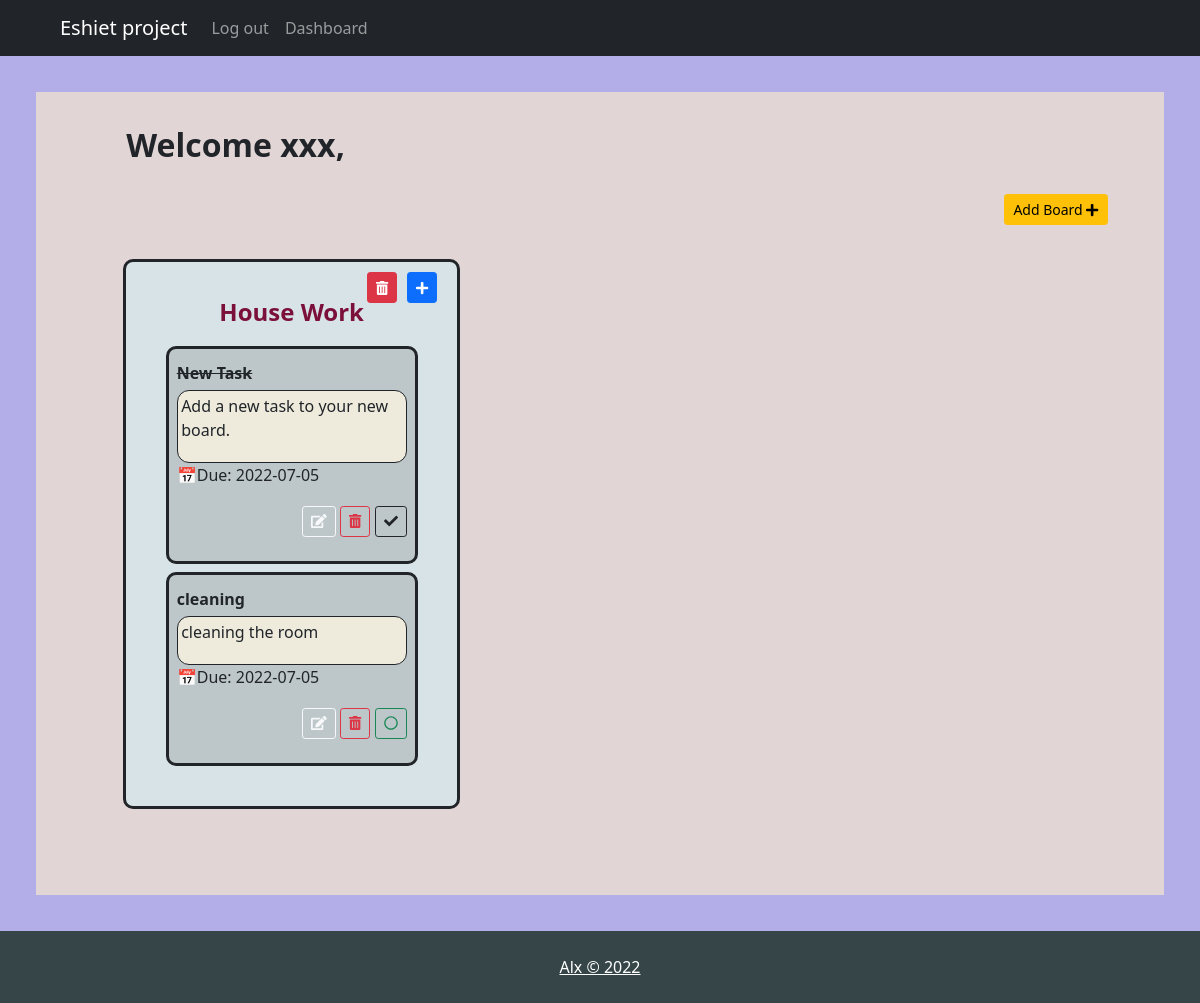
The app's page /dashboard/xxx (signed in) with its own data.
### main.py (models this page shows, shortened)
class User(UserMixin, db.Model):
    __tablename__ = "users"
    id = db.Column(db.Integer, primary_key=True)
    username = db.Column(db.String, nullable=False)
    email = db.Column(db.String, nullable=False, unique=True)
    password = db.Column(db.String, nullable=False, unique=True)
    tasks = relationship("Task", cascade="all,delete", backref="creator", lazy=True)
    subscriptions = db.relationship("Tag", secondary="association", backref=db.backref("subscribers", lazy="dynamic"))

class Tag(db.Model):
    __tablename__ = "tags"
    id = db.Column(db.Integer, primary_key=True)
    tag_name = db.Column(db.String, nullable=False, unique=True)
    tasks = relationship("Task", cascade="all,delete", backref="task_tag", lazy=True)

class Task(db.Model):
    __tablename__ = "tasks"
    id = db.Column(db.Integer, primary_key=True)
    title = db.Column(db.String, nullable=False)
    description = db.Column(db.String)
    due_date = db.Column(db.Date)
    progress = db.Column(db.Boolean, nullable=False)
    date_created = db.Column(db.Date, nullable=False)
    creator_id = db.Column(db.Integer, db.ForeignKey("users.id"))
    tag_id = db.Column(db.Integer, db.ForeignKey("tags.id"))

### main.py (the view)
@app.route("/dashboard/<username>")
@login_required
def show_dashboard(username):
    user_tasks = Task.query.filter_by(creator_id=current_user.id).all()
    user_tags = []
    for tag in Tag.query.all():
        if current_user in tag.subscribers:
            user_tags.append(tag)
    return render_template("dashboard-real.html", current_user=current_user, user_tasks=user_tasks, tags=user_tags)

### main.py (called while the page is built)
@login_manager.user_loader
def load_user(user_id):
    return User.query.get(user_id)

### templates/dashboard-real.html
{% include 'header.html' %}
</section>
<section class="dashboard-section">
    <div class="dashboard">
        <h1 style="margin-left: 8%;" class="dash-heading">Welcome {{ current_user.username }},</h1>
        <div class="boards">
            <a href="{{ url_for('add_new_tag') }}" type="button" class="add-board-btn btn btn-warning btn-sm">Add Board
                <i class="fas fa-plus"></i></a>
            {% for tag in tags %}
            <div class="board">
                <h3 class="tag-header">{{ tag.tag_name }}</h3>
                <div class="board-buttons">
                    <p style="text-align:right;">
                        <a style="position:absolute; right:20px; top:10px;" type="button"
                           href="{{ url_for('add_task') }}"
                           class="btn btn-primary btn-sm"><i class="fas fa-plus"></i></a>
                        <a style="position:absolute; right:60px; top:10px;" type="button"
                           href="{{ url_for('delete_tag', tag_id=tag.id) }}" class="btn btn-danger btn-sm"><i
                                class="fas fa-trash-alt"></i></a>
                    </p>
                </div>
                {% for task in user_tasks %}
                {% if task.tag_id == tag.id %}
                <div class="task-div">
                    {% if task.progress == 0 %}
                    <h3 class="task-name">{{ task.title }}</h3>
                    {% else %}
                    <h3 class="task-name" style="text-decoration: line-through;">{{ task.title }}</h3>
                    {% endif %}
                    <div class="desc-div">
                        <p class="task-desc">{{ task.description }}</p>
                    </div>
                    {% if not task.due_date is none %}
                    <p><b>📅</b>Due: {{ task.due_date }}</p>
                    {% endif %}
                    <div class="button-div">
                        <p style="text-align: right;">
                            <a type="button" href="{{ url_for('edit_task', task_id=task.id) }}"
                               class="edit-task-btn btn btn-outline-light btn-sm"><i class="fas fa-edit"></i></a>
                            <a href="{{ url_for('delete_task', task_id=task.id) }}" type="button"
                               class="delete-task-btn btn btn-outline-danger btn-sm"><i
                                    class="fas fa-trash-alt"></i></a>
                            {% if task.progress == 0 %}
                            <a href="{{ url_for('done', task_id=task.id) }}" type="button"
                               class="check-box btn btn-outline-success btn-sm"><i class="far fa-circle"></i></a>
                            {% else %}
                            <a href="{{ url_for('done', task_id=task.id) }}" type="button"
                               class="check-box btn btn-outline-dark btn-sm"><i class="fas fa-check"></i></a>
                            {% endif %}
                        </p>
                    </div>
                </div>
                {% endif %}
                {% endfor %}
            </div>
            {% endfor %}
        </div>
    </div>
</section>
{% include 'footer.html' %}

### static/styles.css (style rules this page uses)
.dashboard-section { background-color: #b4aee8; padding: 3%; }
.dashboard { background-color: #e2d5d5; padding-top: 3%; min-height: 500px; }
.button-div { text-align: right; padding-top: 3px; }
.dash-heading { font-size: 2rem; font-weight: bold; }
.boards { display: flex; overflow-x: auto; padding: 3%; background-color: #e2d5d5; position: relative; }
.board { text-align: center; min-height: 100%; min-width: 30%; margin: 5%; border: solid; height: auto; border-radius: 10px; padding: 3%; background-color: #d8e3e7; position: relative; }
.tag-header { font-size: 1.5rem; line-height: 1.5; font-weight: bold; color: #7b113a; }
.task-div { text-align: left; margin: 3%; padding: 3%; border: solid; -webkit-border-radius: 10px; border-radius: 10px; background-color: #bdc7c9; position: relative; }
.desc-div { padding: 1.5%; margin: auto; border: 1px solid; border-radius: 12px; background-color: #eeebdd; }
.task-name { margin: 3% 0; font-size: 1rem; font-weight: 600; line-height: 1.2; }
.add-board-btn { position: absolute; top: 3%; right: 5%; }
.edit-task-btn { font-weight: bold; text-align: center; border-radius: 100%; }
.delete-task-btn { font-weight: bold; text-align: center; border-radius: 100%; }
.check-box { border-radius: 100%; }

### records on screen
User: username "xxx"
Tag: tag_name "House Work"
Task: title "New Task", description "Add a new task to your new board.", due_date "2022-07-05"
Task: title "cleaning", description "cleaning the room", due_date "2022-07-05"
